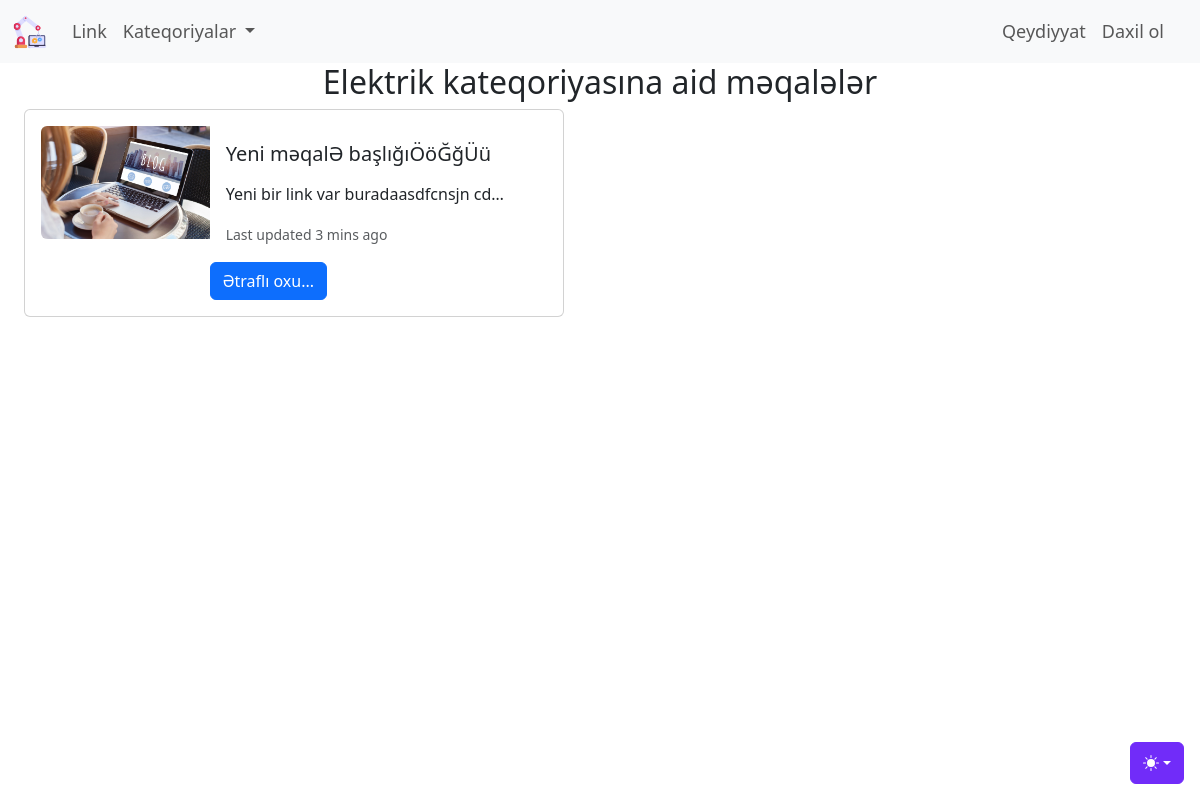
/kateqoriya/elektrik, run on an earlier commit of the app's database.
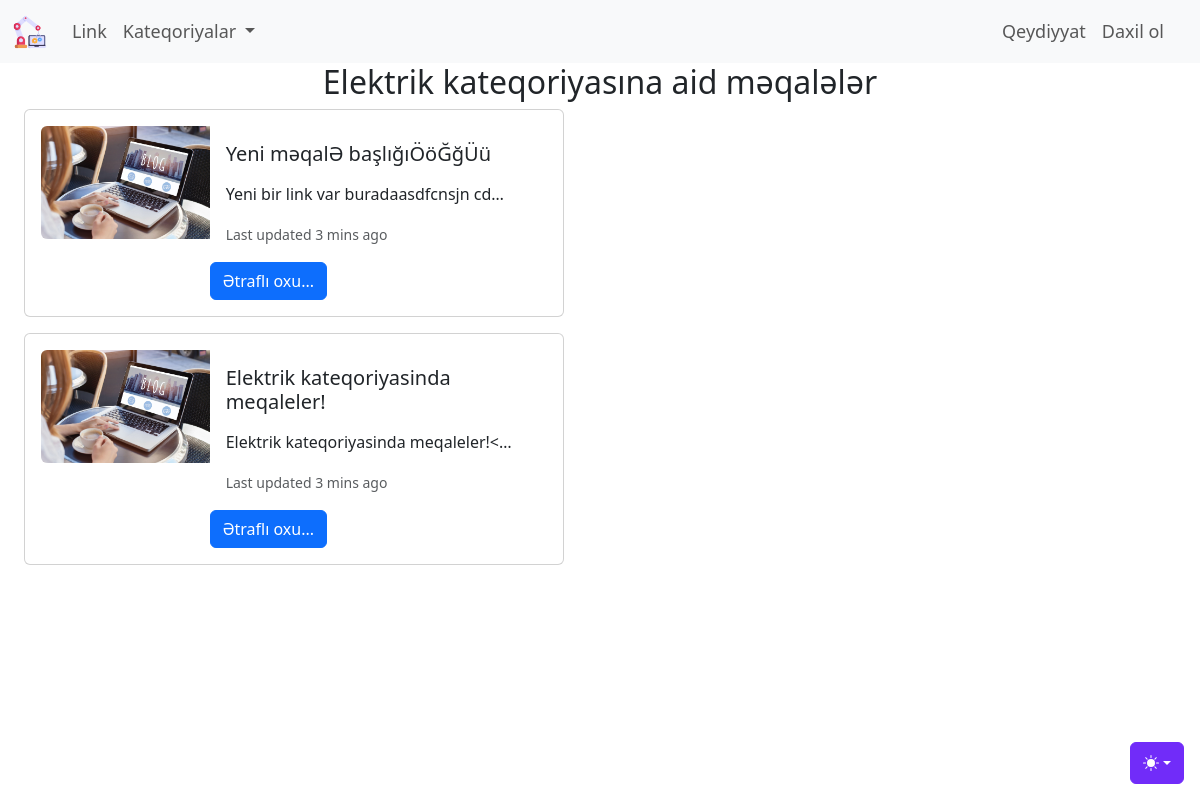
And on a later commit of the database.
### blog/models.py (models this page shows, shortened)
class Kateqoriya(models.Model):
    class Meta:
        verbose_name = 'Kateqoriya'
        verbose_name_plural = 'Kateqoriyalar'
    kateqoriya_adi = models.CharField('Kateqoriya adı', max_length=150)
    kateqoriya_slug = models.SlugField(editable=False, unique=True)
    def __str__(self):
        return f"{self.kateqoriya_adi}"

class Blog(models.Model):
    class Meta:
        verbose_name = 'Məqalə'
        verbose_name_plural = 'Məqalələr'
    basliq_sekli = models.ImageField(upload_to = "uploads/%d.%m.%Y",default = 'uploads/default.jpg',null=True,blank=True)
    basliq = models.CharField('Məqalə başlığı', max_length = 200)
    kontent = CKEditor5Field('Məqalə kontenti', config_name = 'extends')
    yaradilma_tarixi = models.DateTimeField('Yaranma tarixi', auto_now_add = True)
    deyisdirilme_tarixi = models.DateTimeField('Yaranma tarixi', auto_now = True)
    blog_slug = models.SlugField(editable=False, unique = True)
    blog_kateqoriya = models.ManyToManyField(Kateqoriya, verbose_name = 'Kateqoriyaları seçin.')
    yayinda_mi = models.BooleanField('Yayına buraxılsın?', default = False)
    yeni_mi = models.BooleanField('Yeni məqalə?', default = True)
    karuselde = models.BooleanField('Karuseldə', default = False)
    istifadeci = models.ForeignKey(settings.AUTH_USER_MODEL,verbose_name='İstifadəçi',on_delete = models.CASCADE)

### blog/views.py (the view)
# urls.py: path('kateqoriya/<slug:_slug>',views.kateqoriyaya_get,name='kateqoriyaya_get')
def kateqoriyaya_get(request,_slug):
    context = {
        'kateqoriyalar': Kateqoriya.objects.all(),
        'yazilar' : Kateqoriya.objects.get(kateqoriya_slug =_slug).blog_set.all(),
        'secilen_kateqoriya' : Kateqoriya.objects.get(kateqoriya_slug=_slug),
    }
    return render(request,'blog/kateqoriyaya_get.html',context)

### blog/templates/blog/kateqoriyaya_get.html (shortened to what this page needs)
{%extends 'base.html'%}
{% block content %}
    <div class="container-fluid">
        <div class="row">
            <div class="col text-center">
                <h2>{{secilen_kateqoriya}} kateqoriyasına aid məqalələr</h2>
            </div>
        </div>
        {% if yazilar %}
            {% for yazi in  yazilar%}
                <div class="card mb-3 p-3" style="max-width: 540px;">
                    <div class="row g-0">
                    <div class="col-md-4">
                        <a href="{%url 'yazini_tap' yazi.blog_slug%}" target="_blank" rel="noopener noreferrer">
                            <img src="{{yazi.basliq_sekli.url}}" class="img-fluid rounded-start" alt="{{yazi.basliq}}">
                        </a>
                    </div>
                    <div class="col-md-8">
                        <div class="card-body">
                        <h5 class="card-title">{{yazi.basliq}}</h5>
                        <p class="card-text">
                            {{yazi.kontent|truncatechars:40|safe}}
                        </p>
                        <p class="card-text"><small class="text-body-secondary">Last updated 3 mins ago</small></p>
                        </div>
                        <a href="{%url 'yazini_tap' yazi.blog_slug%}" target="_blank" rel="noopener noreferrer" class="btn btn-primary">Ətraflı oxu...</a>
                    </div>
                    </div>
                </div>
            {% endfor %}
        {% else %}
                <div class="alert alert-warning">Bu kateqoriyaya aid məqalə yoxdur.</div>
        {% endif %}
    </div>
{% endblock %}

### templates/base.html (shortened to what this page needs)
{%load static%}
<!DOCTYPE html>
<html lang="AZ">
<head>
    <link href="https://cdn.jsdelivr.net/npm/bootstrap@5.3.2/dist/css/bootstrap.min.css" rel="stylesheet">
    <link rel="stylesheet" href="{%static 'css/custom_dropdown.css'%}">
    <link rel="stylesheet" href="{%static 'css/mobile_view_css.css'%}">
    <link rel="stylesheet" href="{%static 'css/navbar-menu-css.css'%}">
</head>
<body>
    {%include 'partials/_navbar.html'%}
    <div class="container-fluid">
      {%block content%}{%endblock%}
    </div>
</body>
</html>

### templates/partials/_navbar.html (shortened to what this page needs)
{% load static %}
  <div class="dropdown position-fixed bottom-0 end-0 mb-3 me-3 bd-mode-toggle">
    <button class="btn btn-bd-primary py-2 dropdown-toggle d-flex align-items-center"
            id="bd-theme"
            type="button"
            aria-expanded="false"
            data-bs-toggle="dropdown"
            aria-label="Toggle theme (auto)">
      <svg class="bi my-1 theme-icon-active" width="1em" height="1em"><use href="#circle-half"></use></svg>
    </button>
  </div>
  <nav class="navbar bg-body-tertiary navbar-expand-lg" aria-label="Light offcanvas navbar">
    <div class="container-fluid">
      <a class="navbar-brand" href="{%url 'index'%}">
        <img src="{%static 'img/navbar_brand1.png'%}" alt="" width="36" height="36" class="d-inline-block align-text-top" class="rounded">
      </a>
      <div class="offcanvas offcanvas-end" tabindex="-1" id="offcanvasNavbarLight" aria-labelledby="offcanvasNavbarLightLabel">
        <div class="offcanvas-body">
          <ul class="navbar-nav justify-content-start flex-grow-1 pe-3">
            <li class="nav-item">
              <a class="nav-link" href="#">Link</a>
            </li>
            <li class="nav-item dropdown">
              <a class="nav-link dropdown-toggle" href="#" role="button" data-bs-toggle="dropdown" aria-expanded="false">
                Kateqoriyalar
              </a>
            </li>
          </ul>
          <ul class="navbar-nav justify-content-end flex-grow-1 pe-3">
            {%if not request.user.is_authenticated%}
              <li class="nav-item">
                <a class="nav-link{%if cari_sehife == 'qeydiyyat' %} active{%endif%}" aria-current="page" href="{%url 'register_user'%}">Qeydiyyat</a>
              </li>
              <li class="nav-item">
                <a class="nav-link{%if cari_sehife == 'daxil_ol' %} active{%endif%}" aria-current="page" href="{%url 'login_user'%}">Daxil ol</a>
              </li>
            {%else%}
              <li class="nav-item">
                <a class="nav-link" aria-current="page" href="#">Hesab</a>
              </li>
            {%endif%}
          </ul>
        </div>
      </div>
    </div>
  </nav>

### rootstatic/css/navbar-menu-css.css (style rules this page uses)
.nav-link { font-size: 18px; }

### templates/base.html (style rules this page uses)
.bi { vertical-align: -.125em; fill: currentColor; }
.btn-bd-primary { --bd-violet-bg: #712cf9; --bd-violet-rgb: 112.520718, 44.062154, 249.437846; --bs-btn-font-weight: 600; --bs-btn-color: var(--bs-white); --bs-btn-bg: var(--bd-violet-bg); --bs-btn-border-color: var(--bd-violet-bg); --bs-btn-hover-color: var(--bs-white); --bs-btn-hover-bg: #6528e0; --bs-btn-hover-border-color: #6528e0; --bs-btn-focus-shadow-rgb: var(--bd-violet-rgb); --bs-btn-active-color: var(--bs-btn-hover-color); --bs-btn-active-bg: #5a23c8; --bs-btn-active-border-color: #5a23c8; }
.bd-mode-toggle { z-index: 1500; }

What changed in the data, as far as the page shows it:
added Blog: basliq_sekli (placeholder picture), basliq "Elektrik kateqoriyasinda meqaleler!", kontent "Elektrik kateqoriyasinda meqaleler!<…"
